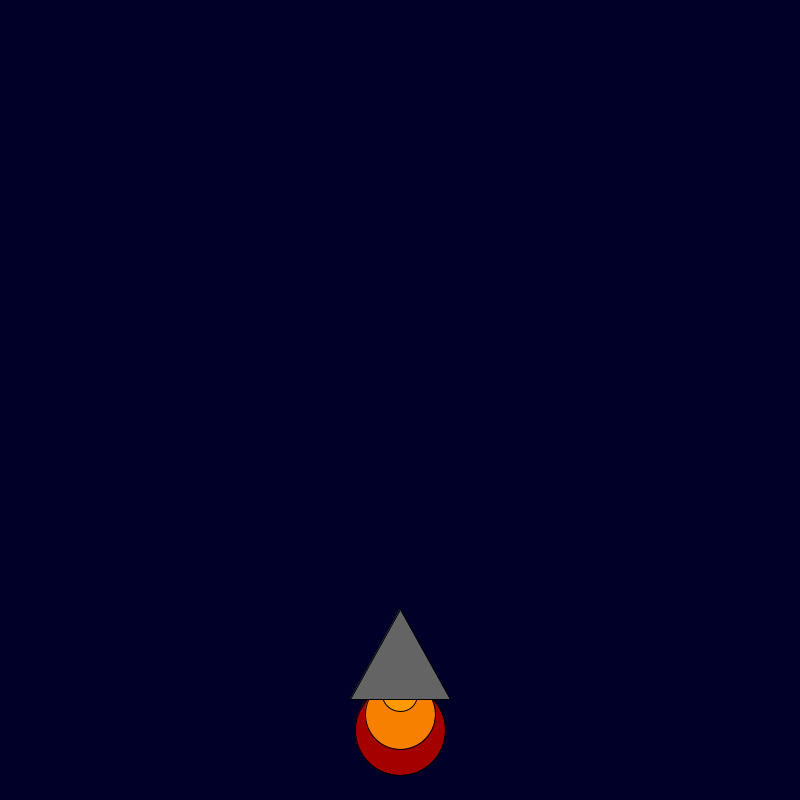
Frame 1 (no input)
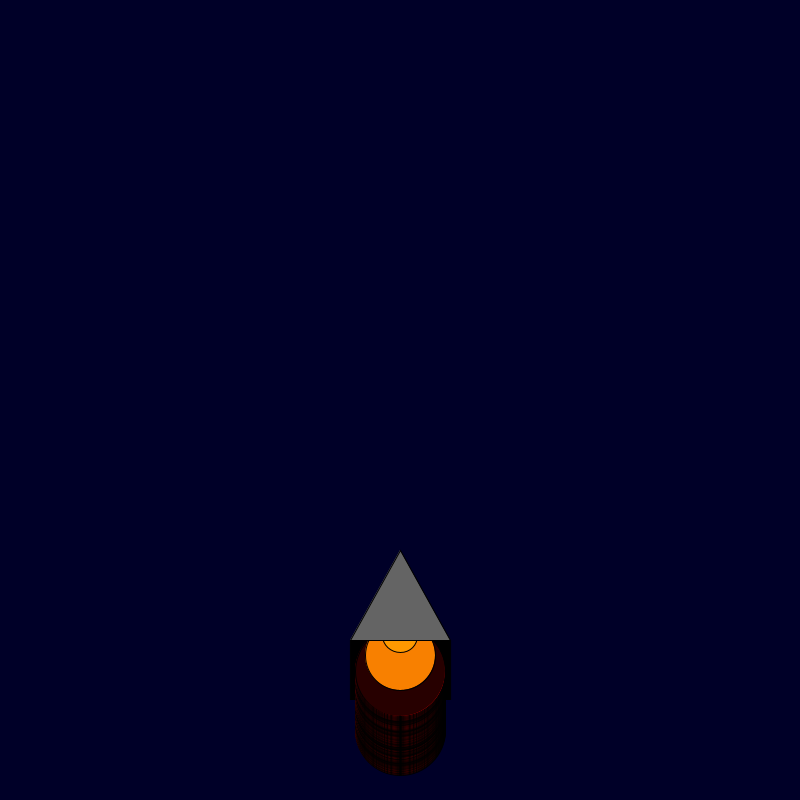
Frame 60 (the mouse pressed at the canvas centre just before this capture)
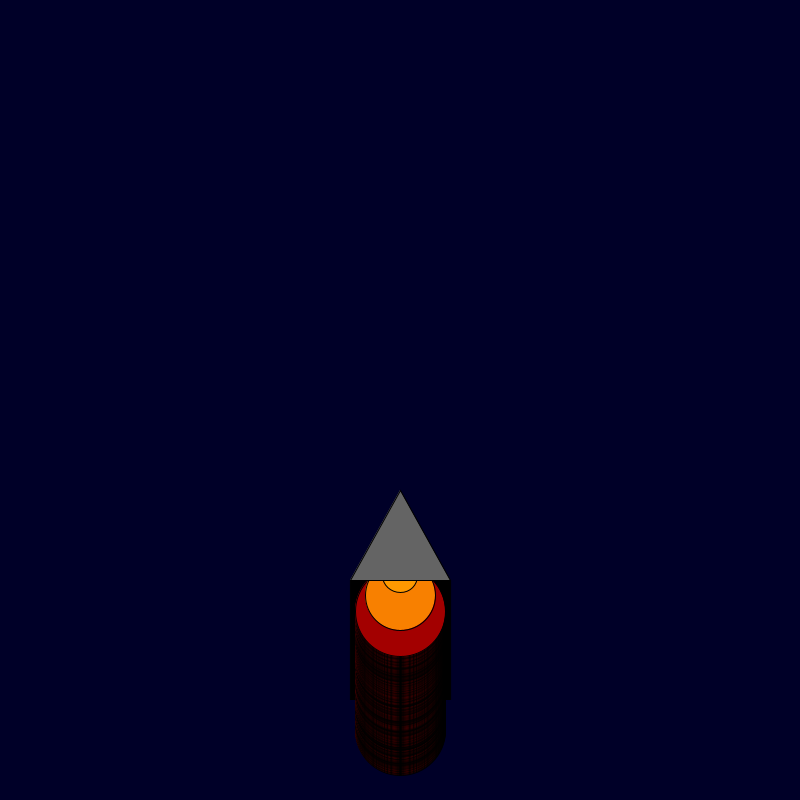
Frame 120 (the mouse held since frame 60 and released just before this capture)

The Processing sketch that drew these frames (run headless with seeded random() and noise(); from frame 60 on, the mouse is pressed at the canvas centre):

// Processing sketch: Rocketship
// ── Rocketship.pde
int x = 400; 
int y = 600; 

void setup() {

    background(0, 0, 40); size(800, 800);

}

void draw() {

    fill(random(255), 0, 0);
    ellipse(x, y + 130, 90, 90);
    y--;
    fill(248, 128, 0);
    ellipse(x, y + 115, 70, 70);
    fill(255, 153, 0);
    ellipse(x, y + 95, 35, 35);
    fill(100, 100, 100);
    triangle(x, y + 10, x + 50, y + 100, x - 50, y + 100);

}
